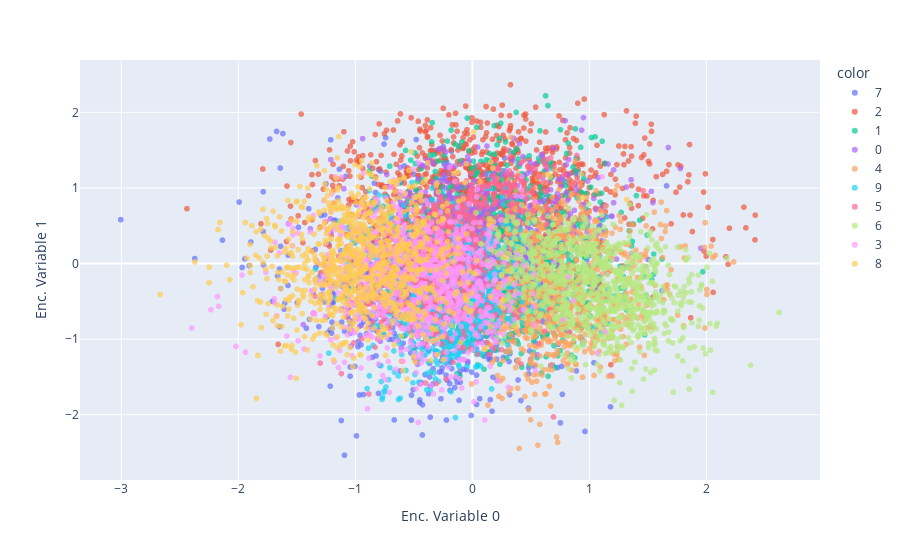

Here is the notebook cell this chart was saved with:
### Code cell
from sklearn.manifold import TSNE
import plotly.express as px

px.scatter(encoded_samples, x='Enc. Variable 0', y='Enc. Variable 1', color=encoded_samples.label.astype(str), opacity=0.7)

### Figure 1 — Plotly figure (JSON) as saved in the notebook; plotly's stock layout.template omitted (floating-point values rounded to 4 significant figures; data arrays with more than 128 entries replaced by an {"elided": "..."} marker saying what was removed)
{"data": [{"hovertemplate": "color=7<br>Enc. Variable 0=%{x}<br>Enc. Variable 1=%{y}<extra></extra>", "legendgroup": "7", "marker": {"color": "#636efa", "opacity": 0.7, "symbol": "circle"}, "mode": "markers", "name": "7", "showlegend": true, "type": "scattergl", "x": {"elided": "1028 float values"}, "xaxis": "x", "y": {"elided": "1028 float values"}, "yaxis": "y"}, {"hovertemplate": "color=2<br>Enc. Variable 0=%{x}<br>Enc. Variable 1=%{y}<extra></extra>", "legendgroup": "2", "marker": {"color": "#EF553B", "opacity": 0.7, "symbol": "circle"}, "mode": "markers", "name": "2", "showlegend": true, "type": "scattergl", "x": {"elided": "1032 float values"}, "xaxis": "x", "y": {"elided": "1032 float values"}, "yaxis": "y"}, {"hovertemplate": "color=1<br>Enc. Variable 0=%{x}<br>Enc. Variable 1=%{y}<extra></extra>", "legendgroup": "1", "marker": {"color": "#00cc96", "opacity": 0.7, "symbol": "circle"}, "mode": "markers", "name": "1", "showlegend": true, "type": "scattergl", "x": {"elided": "1135 float values"}, "xaxis": "x", "y": {"elided": "1135 float values"}, "yaxis": "y"}, {"hovertemplate": "color=0<br>Enc. Variable 0=%{x}<br>Enc. Variable 1=%{y}<extra></extra>", "legendgroup": "0", "marker": {"color": "#ab63fa", "opacity": 0.7, "symbol": "circle"}, "mode": "markers", "name": "0", "showlegend": true, "type": "scattergl", "x": {"elided": "980 float values"}, "xaxis": "x", "y": {"elided": "980 float values"}, "yaxis": "y"}, {"hovertemplate": "color=4<br>Enc. Variable 0=%{x}<br>Enc. Variable 1=%{y}<extra></extra>", "legendgroup": "4", "marker": {"color": "#FFA15A", "opacity": 0.7, "symbol": "circle"}, "mode": "markers", "name": "4", "showlegend": true, "type": "scattergl", "x": {"elided": "982 float values"}, "xaxis": "x", "y": {"elided": "982 float values"}, "yaxis": "y"}, {"hovertemplate": "color=9<br>Enc. Variable 0=%{x}<br>Enc. Variable 1=%{y}<extra></extra>", "legendgroup": "9", "marker": {"color": "#19d3f3", "opacity": 0.7, "symbol": "circle"}, "mode": "markers", "name": "9", "showlegend": true, "type": "scattergl", "x": {"elided": "1009 float values"}, "xaxis": "x", "y": {"elided": "1009 float values"}, "yaxis": "y"}, {"hovertemplate": "color=5<br>Enc. Variable 0=%{x}<br>Enc. Variable 1=%{y}<extra></extra>", "legendgroup": "5", "marker": {"color": "#FF6692", "opacity": 0.7, "symbol": "circle"}, "mode": "markers", "name": "5", "showlegend": true, "type": "scattergl", "x": {"elided": "892 float values"}, "xaxis": "x", "y": {"elided": "892 float values"}, "yaxis": "y"}, {"hovertemplate": "color=6<br>Enc. Variable 0=%{x}<br>Enc. Variable 1=%{y}<extra></extra>", "legendgroup": "6", "marker": {"color": "#B6E880", "opacity": 0.7, "symbol": "circle"}, "mode": "markers", "name": "6", "showlegend": true, "type": "scattergl", "x": {"elided": "958 float values"}, "xaxis": "x", "y": {"elided": "958 float values"}, "yaxis": "y"}, {"hovertemplate": "color=3<br>Enc. Variable 0=%{x}<br>Enc. Variable 1=%{y}<extra></extra>", "legendgroup": "3", "marker": {"color": "#FF97FF", "opacity": 0.7, "symbol": "circle"}, "mode": "markers", "name": "3", "showlegend": true, "type": "scattergl", "x": {"elided": "1010 float values"}, "xaxis": "x", "y": {"elided": "1010 float values"}, "yaxis": "y"}, {"hovertemplate": "color=8<br>Enc. Variable 0=%{x}<br>Enc. Variable 1=%{y}<extra></extra>", "legendgroup": "8", "marker": {"color": "#FECB52", "opacity": 0.7, "symbol": "circle"}, "mode": "markers", "name": "8", "showlegend": true, "type": "scattergl", "x": {"elided": "974 float values"}, "xaxis": "x", "y": {"elided": "974 float values"}, "yaxis": "y"}], "layout": {"legend": {"title": {"text": "color"}, "tracegroupgap": 0}, "margin": {"t": 60}, "xaxis": {"anchor": "y", "domain": [0, 1], "title": {"text": "Enc. Variable 0"}}, "yaxis": {"anchor": "x", "domain": [0, 1], "title": {"text": "Enc. Variable 1"}}}}
